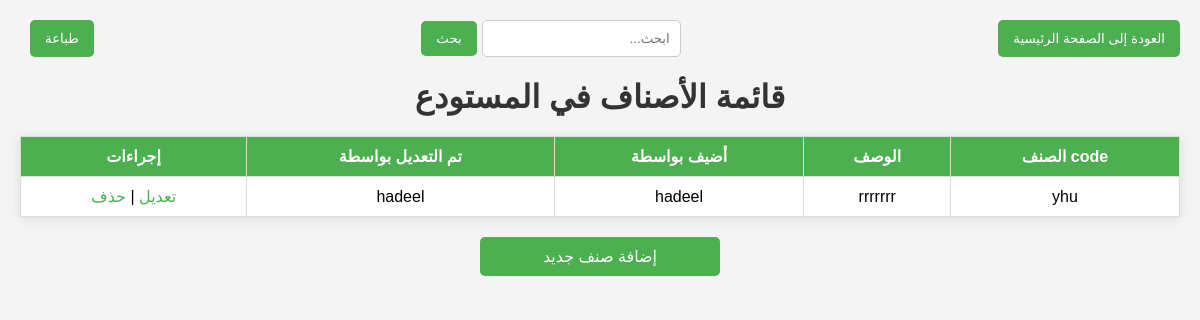
The page /items/ (signed in) on the database its author committed.
### app/models.py (models this page shows, shortened)
class Item(models.Model):
    item_code = models.CharField(max_length=50, unique=True)  # رمز الصنف
    description = models.CharField(max_length=255)  # وصف الصنف
    created_by = models.ForeignKey(User, on_delete=models.SET_NULL, null=True, related_name='item_created_by')
    updated_by = models.ForeignKey(User, on_delete=models.SET_NULL, null=True, related_name='item_updated_by')
    created_at = models.DateTimeField(auto_now_add=True)
    updated_at = models.DateTimeField(auto_now=True)

### app/views.py (the view)
# urls.py: path('items/', views.item_list, name='item_list'),
@login_required
def item_list(request):
    query = request.GET.get('q')
    if query:
        items = Item.objects.filter(
            Q(item_code__icontains=query) |
            Q(description__icontains=query)
        )
    else:
        items = Item.objects.all()
    return render(request, 'item_list.html', {'items': items})

### app/templates/item_list.html (shortened to what this page needs)
<!DOCTYPE html>
<html lang="ar">
<head>
</head>
<body>
    <div class="header-buttons">
        <button class="main-page-button" onclick="window.location.href='{% url 'MainPage' %}'">العودة إلى الصفحة الرئيسية</button>
        <form method="GET" action="">
            <input type="text" name="q" placeholder="ابحث...">
            <button type="submit">بحث</button>
        </form>
        <button onclick="window.print()">طباعة</button>
    </div>
    <h1>قائمة الأصناف في المستودع</h1>
    <table>
        <thead>
            <tr>
                <th>code الصنف</th>
                <th>الوصف</th>
                <th>أضيف بواسطة</th>
                <th>تم التعديل بواسطة</th>
                <th>إجراءات</th>
            </tr>
        </thead>
        <tbody>
            {% for item in items %}
            <tr>
                <td>{{ item.item_code }}</td>
                <td>{{ item.description }}</td>
                <td>{{ item.created_by }}</td>
                <td>{{ item.updated_by }}</td>
                <td class="action-buttons">
                    <a href="{% url 'item_update' item.id %}">تعديل</a> |
                    <a href="{% url 'item_delete' item.id %}">حذف</a>
                </td>
            </tr>
            {% endfor %}
        </tbody>
    </table>
    <a href="{% url 'item_create' %}" class="add-button">إضافة صنف جديد</a>
</body>
</html>

### app/templates/item_list.html (style rules this page uses)
body { font-family: Arial, sans-serif; direction: rtl; background-color: #f4f4f4; margin: 0; padding: 20px; }
h1 { text-align: center; color: #333; margin-bottom: 20px; }
.header-buttons { display: flex; justify-content: space-between; margin-bottom: 20px; }
.header-buttons button, .header-buttons form { margin-left: 10px; }
form { display: flex; align-items: center; }
input[type="text"] { padding: 10px; border: 1px solid #ccc; border-radius: 5px; margin-left: 5px; }
button { padding: 10px 15px; background-color: #4CAF50; color: white; border: none; border-radius: 5px; cursor: pointer; }
table { width: 100%; border-collapse: collapse; margin-top: 20px; background-color: #fff; box-shadow: 0 2px 10px rgba(0, 0, 0, 0.1); }
th, td { padding: 10px; text-align: center; border: 1px solid #ddd; }
th { background-color: #4CAF50;; color: white; }
a { color: #4CAF50; text-decoration: none; }
.add-button { display: block; margin: 20px auto; padding: 10px 20px; background-color: #4CAF50; color: white; text-align: center; border-radius: 5px; width: 200px; }

### rows shown on the page
Item: item_code "yhu", description "rrrrrrr", created_by "hadeel", updated_by "hadeel"
